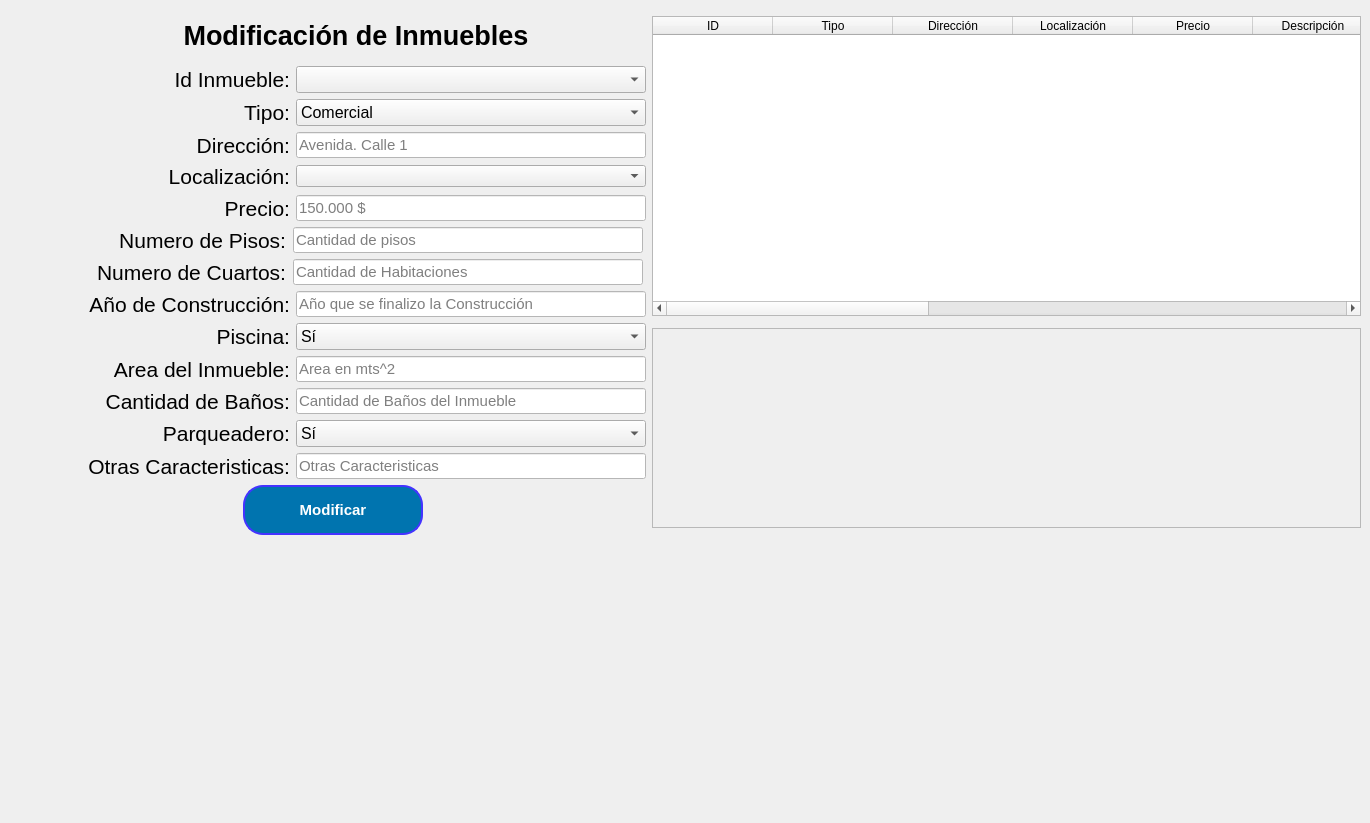
    <widget class="QWidget" name="tab_AgregarInmueble">
     <attribute name="title">
      <string>Modificar Inmueble</string>
     </attribute>
     <widget class="QWidget" name="horizontalLayoutWidget_3">
      <property name="geometry">
       <rect>
        <x>20</x>
        <y>10</y>
        <width>1341</width>
        <height>804</height>
       </rect>
      </property>
      <layout class="QHBoxLayout" name="horizontalLayout_32">
       <property name="sizeConstraint">
        <enum>QLayout::SetMaximumSize</enum>
       </property>
       <item>
        <layout class="QVBoxLayout" name="verticalLayout_9">
         <property name="sizeConstraint">
          <enum>QLayout::SetDefaultConstraint</enum>
         </property>
         <item>
          <layout class="QHBoxLayout" name="horizontalLayout_33">
           <property name="sizeConstraint">
            <enum>QLayout::SetMinimumSize</enum>
           </property>
           <item>
            <widget class="QLabel" name="lblGropuPersonas_6">
             <property name="maximumSize">
              <size>
               <width>40</width>
               <height>40</height>
              </size>
             </property>
             <property name="text">
              <string/>
             </property>
             <property name="pixmap">
              <pixmap>AgregarInmuebles.png</pixmap>
             </property>
             <property name="scaledContents">
              <bool>true</bool>
             </property>
            </widget>
           </item>
           <item>
            <widget class="QLabel" name="lblFormularioRegistros_4">
             <property name="minimumSize">
              <size>
               <width>570</width>
               <height>50</height>
              </size>
             </property>
             <property name="maximumSize">
              <size>
               <width>16777203</width>
               <height>100</height>
              </size>
             </property>
             <property name="font">
              <font>
               <family>Segoe UI</family>
               <pointsize>20</pointsize>
               <weight>75</weight>
               <bold>true</bold>
              </font>
             </property>
             <property name="layoutDirection">
              <enum>Qt::LeftToRight</enum>
             </property>
             <property name="text">
              <string>Modificación de Inmuebles</string>
             </property>
             <property name="scaledContents">
              <bool>false</bool>
             </property>
             <property name="alignment">
              <set>Qt::AlignCenter</set>
             </property>
            </widget>
           </item>
          </layout>
         </item>
         <item>
          <layout class="QHBoxLayout" name="horizontalLayout_46">
           <item>
            <widget class="QLabel" name="lblCedula_9">
             <property name="maximumSize">
              <size>
               <width>270</width>
               <height>150</height>
              </size>
             </property>
             <property name="font">
              <font>
               <pointsize>16</pointsize>
               <weight>50</weight>
               <bold>false</bold>
              </font>
             </property>
             <property name="text">
              <string>Id Inmueble:</string>
             </property>
             <property name="alignment">
              <set>Qt::AlignRight|Qt::AlignTrailing|Qt::AlignVCenter</set>
             </property>
            </widget>
           </item>
           <item>
            <widget class="QComboBox" name="cmb_IDModificarInmbueble">
             <property name="maximumSize">
              <size>
               <width>360</width>
               <height>16777215</height>
              </size>
             </property>
             <property name="font">
              <font>
               <family>Segoe UI</family>
               <pointsize>12</pointsize>
              </font>
             </property>
             <property name="styleSheet">
              <string notr="true"/>
             </property>
            </widget>
           </item>
          </layout>
         </item>
         <item>
          <layout class="QHBoxLayout" name="horizontalLayout_35">
           <item>
            <widget class="QLabel" name="lblCedula_8">
             <property name="maximumSize">
              <size>
               <width>270</width>
               <height>150</height>
              </size>
             </property>
             <property name="font">
              <font>
               <pointsize>16</pointsize>
               <weight>50</weight>
               <bold>false</bold>
              </font>
             </property>
             <property name="text">
              <string>Tipo:</string>
             </property>
             <property name="alignment">
              <set>Qt::AlignRight|Qt::AlignTrailing|Qt::AlignVCenter</set>
             </property>
            </widget>
           </item>
           <item>
            <widget class="QComboBox" name="cmb_TipoModificarInmbueble">
             <property name="maximumSize">
              <size>
               <width>360</width>
               <height>16777215</height>
              </size>
             </property>
             <property name="font">
              <font>
               <family>Segoe UI</family>
               <pointsize>12</pointsize>
              </font>
             </property>
             <property name="styleSheet">
              <string notr="true"/>
             </property>
             <item>
              <property name="text">
               <string>Comercial</string>
              </property>
             </item>
             <item>
              <property name="text">
               <string>Particular</string>
              </property>
             </item>
            </widget>
           </item>
          </layout>
         </item>
         <item>
          <layout class="QHBoxLayout" name="horizontalLayout_38">
           <item>
            <widget class="QLabel" name="lblApellidos_4">
             <property name="maximumSize">
              <size>
               <width>270</width>
               <height>150</height>
              </size>
             </property>
             <property name="font">
              <font>
               <pointsize>16</pointsize>
               <weight>50</weight>
               <bold>false</bold>
              </font>
             </property>
             <property name="text">
              <string>Dirección:</string>
             </property>
             <property name="alignment">
              <set>Qt::AlignRight|Qt::AlignTrailing|Qt::AlignVCenter</set>
             </property>
            </widget>
           </item>
           <item>
            <widget class="QLineEdit" name="txt_DireccionModificarInmueble">
             <property name="maximumSize">
              <size>
               <width>350</width>
               <height>16777215</height>
              </size>
             </property>
             <property name="font">
              <font>
               <family>Segoe UI</family>
               <pointsize>11</pointsize>
              </font>
             </property>
             <property name="styleSheet">
              <string notr="true">background-color:white;
</string>
             </property>
             <property name="text">
              <string/>
             </property>
             <property name="placeholderText">
              <string>Avenida. Calle 1</string>
             </property>
            </widget>
           </item>
          </layout>
         </item>
         <item>
          <layout class="QHBoxLayout" name="horizontalLayout_37">
           <item>
            <widget class="QLabel" name="lblCorreo_7">
             <property name="maximumSize">
              <size>
               <width>270</width>
               <height>150</height>
              </size>
             </property>
             <property name="font">
              <font>
               <pointsize>16</pointsize>
               <weight>50</weight>
               <bold>false</bold>
              </font>
             </property>
             <property name="text">
              <string>Localización:</string>
             </property>
             <property name="alignment">
              <set>Qt::AlignRight|Qt::AlignTrailing|Qt::AlignVCenter</set>
             </property>
            </widget>
           </item>
           <item>
            <widget class="QComboBox" name="cmb_localizacion_mod_inmueble">
             <property name="maximumSize">
              <size>
               <width>360</width>
               <height>16777215</height>
              </size>
             </property>
            </widget>
           </item>
          </layout>
         </item>
         <item>
          <layout class="QHBoxLayout" name="horizontalLayout_36">
           <item>
            <widget class="QLabel" name="lblNombres_4">
             <property name="maximumSize">
              <size>
               <width>270</width>
               <height>60</height>
              </size>
             </property>
             <property name="font">
              <font>
               <pointsize>16</pointsize>
               <weight>50</weight>
               <bold>false</bold>
              </font>
             </property>
             <property name="text">
              <string>Precio:</string>
             </property>
             <property name="alignment">
              <set>Qt::AlignRight|Qt::AlignTrailing|Qt::AlignVCenter</set>
             </property>
            </widget>
           </item>
           <item>
            <widget class="QLineEdit" name="txt_PrecioModificarInmueble">
             <property name="maximumSize">
              <size>
               <width>350</width>
               <height>16777215</height>
              </size>
             </property>
             <property name="font">
              <font>
               <family>Segoe UI</family>
               <pointsize>11</pointsize>
              </font>
             </property>
             <property name="styleSheet">
              <string notr="true">background-color:white;</string>
             </property>
             <property name="text">
              <string/>
             </property>
             <property name="placeholderText">
              <string>150.000 $</string>
             </property>
            </widget>
           </item>
          </layout>
         </item>
         <item>
          <layout class="QHBoxLayout" name="horizontalLayout_39">
           <item>
            <widget class="QLabel" name="lblOcupacion_4">
             <property name="maximumSize">
              <size>
               <width>265</width>
               <height>150</height>
              </size>
             </property>
             <property name="font">
              <font>
               <pointsize>16</pointsize>
               <weight>50</weight>
               <bold>false</bold>
              </font>
             </property>
             <property name="text">
              <string>Numero de Pisos:</string>
             </property>
             <property name="alignment">
              <set>Qt::AlignRight|Qt::AlignTrailing|Qt::AlignVCenter</set>
             </property>
            </widget>
           </item>
           <item>
            <widget class="QLineEdit" name="txt_PisosModificarInmueble">
             <property name="maximumSize">
              <size>
               <width>350</width>
               <height>16777215</height>
              </size>
             </property>
             <property name="font">
              <font>
               <family>Segoe UI</family>
               <pointsize>11</pointsize>
              </font>
             </property>
             <property name="styleSheet">
              <string notr="true">background-color:white;</string>
             </property>
             <property name="text">
              <string/>
             </property>
             <property name="placeholderText">
              <string>Cantidad de pisos</string>
             </property>
            </widget>
           </item>
          </layout>
         </item>
         <item>
          <layout class="QHBoxLayout" name="horizontalLayout_48">
           <item>
            <widget class="QLabel" name="lblOcupacion_5">
             <property name="maximumSize">
              <size>
               <width>265</width>
               <height>150</height>
              </size>
             </property>
             <property name="font">
              <font>
               <pointsize>16</pointsize>
               <weight>50</weight>
               <bold>false</bold>
              </font>
             </property>
             <property name="text">
              <string>Numero de Cuartos:</string>
             </property>
             <property name="alignment">
              <set>Qt::AlignRight|Qt::AlignTrailing|Qt::AlignVCenter</set>
             </property>
            </widget>
           </item>
           <item>
            <widget class="QLineEdit" name="txt_CuartosModificarInmueble">
             <property name="maximumSize">
              <size>
               <width>350</width>
               <height>16777215</height>
              </size>
             </property>
             <property name="font">
              <font>
               <family>Segoe UI</family>
               <pointsize>11</pointsize>
              </font>
             </property>
             <property name="styleSheet">
              <string notr="true">background-color:white;</string>
             </property>
             <property name="text">
              <string/>
             </property>
             <property name="placeholderText">
              <string>Cantidad de Habitaciones</string>
             </property>
            </widget>
           </item>
          </layout>
         </item>
         <item>
          <layout class="QHBoxLayout" name="horizontalLayout_40">
           <item>
            <widget class="QLabel" name="lblCorreo_8">
             <property name="maximumSize">
              <size>
               <width>270</width>
               <height>150</height>
              </size>
             </property>
             <property name="font">
              <font>
               <pointsize>16</pointsize>
               <weight>50</weight>
               <bold>false</bold>
              </font>
             </property>
             <property name="text">
              <string>Año de Construcción:</string>
             </property>
             <property name="alignment">
              <set>Qt::AlignRight|Qt::AlignTrailing|Qt::AlignVCenter</set>
             </property>
            </widget>
           </item>
           <item>
            <widget class="QLineEdit" name="txt_AnioConsModificarInmueble">
             <property name="maximumSize">
              <size>
               <width>350</width>
               <height>16777215</height>
              </size>
             </property>
             <property name="font">
              <font>
               <family>Segoe UI</family>
               <pointsize>11</pointsize>
              </font>
             </property>
             <property name="styleSheet">
              <string notr="true">background-color:white;
</string>
             </property>
             <property name="text">
              <string/>
             </property>
             <property name="placeholderText">
              <string>Año que se finalizo la Construcción</string>
             </property>
            </widget>
           </item>
          </layout>
         </item>
         <item>
          <layout class="QHBoxLayout" name="horizontalLayout_42">
           <item>
            <widget class="QLabel" name="lblCorreo_9">
             <property name="maximumSize">
              <size>
               <width>270</width>
               <height>150</height>
              </size>
             </property>
             <property name="font">
              <font>
               <pointsize>16</pointsize>
               <weight>50</weight>
               <bold>false</bold>
              </font>
             </property>
             <property name="text">
              <string>Piscina:</string>
             </property>
             <property name="alignment">
              <set>Qt::AlignRight|Qt::AlignTrailing|Qt::AlignVCenter</set>
             </property>
            </widget>
           </item>
           <item>
            <widget class="QComboBox" name="cmb_PiscinaModificarInmueble">
             <property name="maximumSize">
              <size>
               <width>360</width>
               <height>16777215</height>
              </size>
             </property>
             <property name="font">
              <font>
               <family>Segoe UI</family>
               <pointsize>12</pointsize>
              </font>
             </property>
             <property name="styleSheet">
              <string notr="true"/>
             </property>
             <item>
              <property name="text">
               <string>Sí</string>
              </property>
             </item>
             <item>
              <property name="text">
               <string>No</string>
              </property>
             </item>
            </widget>
           </item>
          </layout>
         </item>
         <item>
          <layout class="QHBoxLayout" name="horizontalLayout_43">
           <item>
            <widget class="QLabel" name="lblCorreo_10">
             <property name="maximumSize">
              <size>
               <width>270</width>
               <height>150</height>
              </size>
             </property>
             <property name="font">
              <font>
               <pointsize>16</pointsize>
               <weight>50</weight>
               <bold>false</bold>
              </font>
             </property>
             <property name="text">
              <string>Area del Inmueble:</string>
             </property>
             <property name="alignment">
              <set>Qt::AlignRight|Qt::AlignTrailing|Qt::AlignVCenter</set>
             </property>
            </widget>
           </item>
           <item>
            <widget class="QLineEdit" name="txt_AreaModificarInmueble">
             <property name="maximumSize">
              <size>
               <width>350</width>
               <height>16777215</height>
              </size>
             </property>
             <property name="font">
              <font>
               <family>Segoe UI</family>
               <pointsize>11</pointsize>
              </font>
             </property>
             <property name="styleSheet">
              <string notr="true">background-color:white;
</string>
             </property>
             <property name="text">
              <string/>
             </property>
             <property name="placeholderText">
              <string>Area en mts^2</string>
             </property>
            </widget>
           </item>
          </layout>
         </item>
         <item>
          <layout class="QHBoxLayout" name="horizontalLayout_45">
           <item>
            <widget class="QLabel" name="lblCorreo_12">
             <property name="maximumSize">
              <size>
               <width>270</width>
               <height>150</height>
              </size>
             </property>
             <property name="font">
              <font>
               <pointsize>16</pointsize>
               <weight>50</weight>
               <bold>false</bold>
              </font>
             </property>
             <property name="text">
              <string>Cantidad de Baños:</string>
             </property>
             <property name="alignment">
              <set>Qt::AlignRight|Qt::AlignTrailing|Qt::AlignVCenter</set>
             </property>
            </widget>
           </item>
           <item>
            <widget class="QLineEdit" name="txt_BaniosModificarInmueble">
             <property name="maximumSize">
              <size>
               <width>350</width>
               <height>16777215</height>
              </size>
             </property>
             <property name="font">
              <font>
               <family>Segoe UI</family>
               <pointsize>11</pointsize>
              </font>
             </property>
             <property name="styleSheet">
              <string notr="true">background-color:white;
</string>
             </property>
             <property name="text">
              <string/>
             </property>
             <property name="placeholderText">
              <string>Cantidad de Baños del Inmueble</string>
             </property>
            </widget>
           </item>
          </layout>
         </item>
         <item>
          <layout class="QHBoxLayout" name="horizontalLayout_44">
           <item>
            <widget class="QLabel" name="lblCorreo_11">
             <property name="maximumSize">
              <size>
               <width>270</width>
               <height>150</height>
              </size>
             </property>
             <property name="font">
              <font>
               <pointsize>16</pointsize>
               <weight>50</weight>
               <bold>false</bold>
              </font>
             </property>
             <property name="text">
              <string>Parqueadero:</string>
             </property>
             <property name="alignment">
              <set>Qt::AlignRight|Qt::AlignTrailing|Qt::AlignVCenter</set>
             </property>
            </widget>
           </item>
           <item>
            <widget class="QComboBox" name="cmb_EstacionamientoModificarInmueble">
             <property name="maximumSize">
              <size>
               <width>360</width>
               <height>16777215</height>
              </size>
             </property>
             <property name="font">
              <font>
               <family>Segoe UI</family>
               <pointsize>12</pointsize>
              </font>
             </property>
             <property name="styleSheet">
              <string notr="true"/>
             </property>
             <item>
              <property name="text">
               <string>Sí</string>
              </property>
             </item>
             <item>
              <property name="text">
               <string>No</string>
              </property>
             </item>
            </widget>
           </item>
          </layout>
         </item>
         <item>
          <layout class="QHBoxLayout" name="horizontalLayout_47">
           <item>
            <widget class="QLabel" name="lblCorreo_14">
             <property name="maximumSize">
              <size>
               <width>270</width>
               <height>150</height>
              </size>
             </property>
             <property name="font">
              <font>
               <pointsize>16</pointsize>
               <weight>50</weight>
               <bold>false</bold>
              </font>
             </property>
             <property name="text">
              <string>Otras Caracteristicas:</string>
             </property>
             <property name="alignment">
              <set>Qt::AlignRight|Qt::AlignTrailing|Qt::AlignVCenter</set>
             </property>
            </widget>
           </item>
           <item>
            <widget class="QLineEdit" name="txt_OtrasCaracModificarInmueble">
             <property name="maximumSize">
              <size>
               <width>350</width>
               <height>16777215</height>
              </size>
             </property>
             <property name="font">
              <font>
               <family>Segoe UI</family>
               <pointsize>11</pointsize>
              </font>
             </property>
             <property name="styleSheet">
              <string notr="true">background-color:white;
</string>
             </property>
             <property name="text">
              <string/>
             </property>
             <property name="placeholderText">
              <string>Otras Caracteristicas</string>
             </property>
            </widget>
           </item>
          </layout>
         </item>
         <item>
          <layout class="QHBoxLayout" name="horizontalLayout_41">
           <item>
            <widget class="QPushButton" name="btn_ModificarInmueble">
             <property name="maximumSize">
              <size>
               <width>180</width>
               <height>50</height>
              </size>
             </property>
             <property name="font">
              <font>
               <family>Segoe UI</family>
               <pointsize>11</pointsize>
               <weight>75</weight>
               <bold>true</bold>
              </font>
             </property>
             <property name="cursor">
              <cursorShape>PointingHandCursor</cursorShape>
             </property>
             <property name="styleSheet">
              <string notr="true">QPushButton{
  min-width: 130px;
  height: 40px;
  color: #fff;
  padding: 5px 10px;
  font-weight: bold;
  cursor: pointer;
  transition: all 0.3s ease;
  position: relative;
  display: inline-block;
  outline: none;
  border-radius: 20px;
  border: 2px solid #4433ff;
  background-color: rgb(0, 116, 175);
}

QPushButton::hover{
background-color: #fff;
color: rgb(0, 116, 175);
}
</string>
             </property>
             <property name="text">
              <string>Modificar</string>
             </property>
            </widget>
           </item>
          </layout>
         </item>
        </layout>
       </item>
       <item>
        <layout class="QVBoxLayout" name="verticalLayout_10">
         <property name="sizeConstraint">
          <enum>QLayout::SetMaximumSize</enum>
         </property>
         <item>
          <widget class="QTableWidget" name="tbl_inmuebles">
           <property name="maximumSize">
            <size>
             <width>16777215</width>
             <height>300</height>
            </size>
           </property>
           <attribute name="horizontalHeaderDefaultSectionSize">
            <number>120</number>
           </attribute>
           <attribute name="horizontalHeaderMinimumSectionSize">
            <number>40</number>
           </attribute>
           <column>
            <property name="text">
             <string>ID</string>
            </property>
           </column>
           <column>
            <property name="text">
             <string>Tipo</string>
            </property>
           </column>
           <column>
            <property name="text">
             <string>Dirección</string>
            </property>
           </column>
           <column>
            <property name="text">
             <string>Localización</string>
            </property>
           </column>
           <column>
            <property name="text">
             <string>Precio</string>
            </property>
           </column>
           <column>
            <property name="text">
             <string>Descripción</string>
            </property>
           </column>
           <column>
            <property name="text">
             <string>Pisos</string>
            </property>
           </column>
           <column>
            <property name="text">
             <string>Año</string>
            </property>
           </column>
           <column>
            <property name="text">
             <string>Piscina</string>
            </property>
           </column>
           <column>
            <property name="text">
             <string>Area m2</string>
            </property>
           </column>
           <column>
            <property name="text">
             <string>Baños</string>
            </property>
           </column>
           <column>
            <property name="text">
             <string>Parqueadero</string>
            </property>
           </column>
           <column>
            <property name="text">
             <string>Cuartos</string>
            </property>
           </column>
          </widget>
         </item>
         <item>
          <widget class="QTextEdit" name="txE_CaracteristicasExtrasInmuebles">
           <property name="enabled">
            <bool>false</bool>
           </property>
           <property name="maximumSize">
            <size>
             <width>16777215</width>
             <height>200</height>
            </size>
           </property>
          </widget>
         </item>
        </layout>
       </item>
      </layout>
     </widget>
    </widget>
